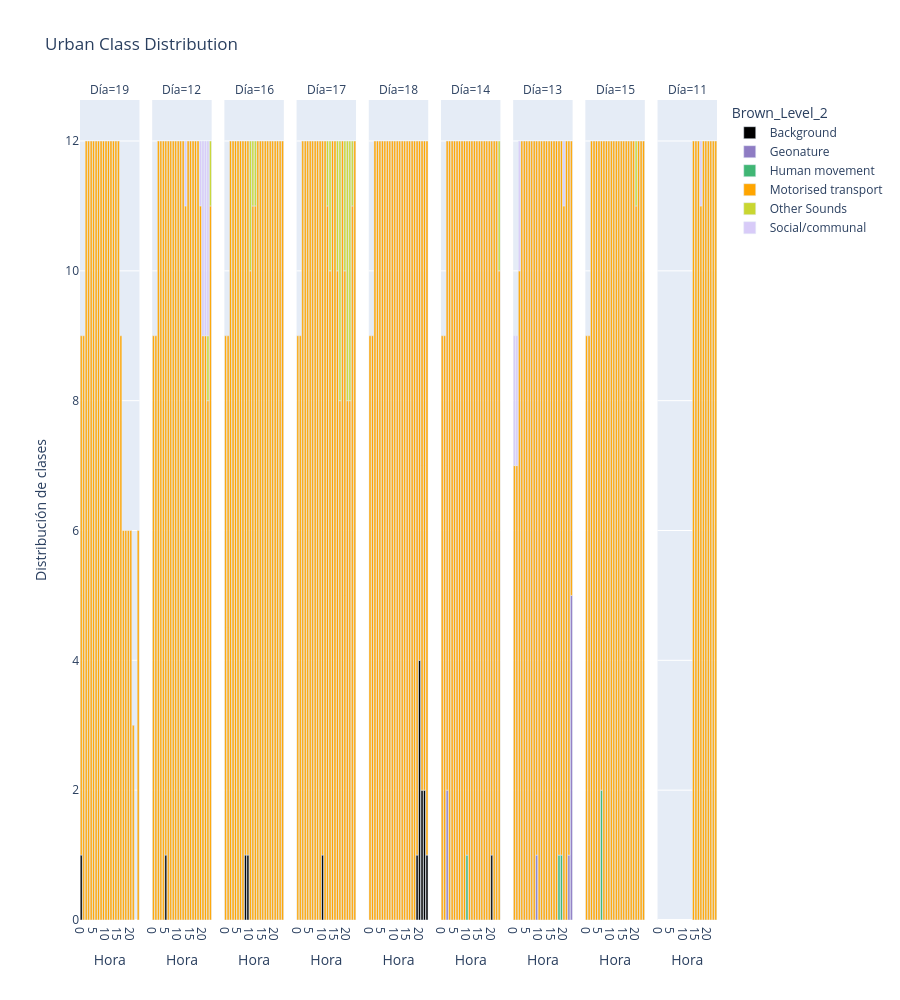

Write notebook code for a chart like this one.
### Code cell
dfg = df_explode.groupby(['Brown_Level_2', 'Hora', 'Día']).count().reset_index()
px.bar(dfg, 
    x='Hora',
    y='Distribución de clases',
    color='Brown_Level_2',
    title='Urban Class Distribution',
    color_discrete_sequence=px.colors.qualitative.Alphabet,
    facet_col='Día',
    # color pallet
    color_discrete_map=COLLOR_PALLET,
    height=1000,
    )

### Figure 1 — Plotly figure (JSON) as saved in the notebook; plotly's stock layout.template omitted (floating-point values rounded to 4 significant figures)
{"data": [{"alignmentgroup": "True", "hovertemplate": "Brown_Level_2=Background<br>Día=19<br>Hora=%{x}<br>Distribución de clases=%{y}<extra></extra>", "legendgroup": "Background", "marker": {"color": "#000000", "pattern": {"shape": ""}}, "name": "Background", "offsetgroup": "Background", "orientation": "v", "showlegend": true, "textposition": "auto", "type": "bar", "x": [0], "xaxis": "x", "y": [1], "yaxis": "y"}, {"alignmentgroup": "True", "hovertemplate": "Brown_Level_2=Background<br>Día=12<br>Hora=%{x}<br>Distribución de clases=%{y}<extra></extra>", "legendgroup": "Background", "marker": {"color": "#000000", "pattern": {"shape": ""}}, "name": "Background", "offsetgroup": "Background", "orientation": "v", "showlegend": false, "textposition": "auto", "type": "bar", "x": [5], "xaxis": "x2", "y": [1], "yaxis": "y2"}, {"alignmentgroup": "True", "hovertemplate": "Brown_Level_2=Background<br>Día=16<br>Hora=%{x}<br>Distribución de clases=%{y}<extra></extra>", "legendgroup": "Background", "marker": {"color": "#000000", "pattern": {"shape": ""}}, "name": "Background", "offsetgroup": "Background", "orientation": "v", "showlegend": false, "textposition": "auto", "type": "bar", "x": [8, 9], "xaxis": "x3", "y": [1, 1], "yaxis": "y3"}, {"alignmentgroup": "True", "hovertemplate": "Brown_Level_2=Background<br>Día=17<br>Hora=%{x}<br>Distribución de clases=%{y}<extra></extra>", "legendgroup": "Background", "marker": {"color": "#000000", "pattern": {"shape": ""}}, "name": "Background", "offsetgroup": "Background", "orientation": "v", "showlegend": false, "textposition": "auto", "type": "bar", "x": [10], "xaxis": "x4", "y": [1], "yaxis": "y4"}, {"alignmentgroup": "True", "hovertemplate": "Brown_Level_2=Background<br>Día=18<br>Hora=%{x}<br>Distribución de clases=%{y}<extra></extra>", "legendgroup": "Background", "marker": {"color": "#000000", "pattern": {"shape": ""}}, "name": "Background", "offsetgroup": "Background", "orientation": "v", "showlegend": false, "textposition": "auto", "type": "bar", "x": [19, 20, 21, 22, 23], "xaxis": "x5", "y": [1, 4, 2, 2, 1], "yaxis": "y5"}, {"alignmentgroup": "True", "hovertemplate": "Brown_Level_2=Background<br>Día=14<br>Hora=%{x}<br>Distribución de clases=%{y}<extra></extra>", "legendgroup": "Background", "marker": {"color": "#000000", "pattern": {"shape": ""}}, "name": "Background", "offsetgroup": "Background", "orientation": "v", "showlegend": false, "textposition": "auto", "type": "bar", "x": [20], "xaxis": "x6", "y": [1], "yaxis": "y6"}, {"alignmentgroup": "True", "hovertemplate": "Brown_Level_2=Geonature<br>Día=14<br>Hora=%{x}<br>Distribución de clases=%{y}<extra></extra>", "legendgroup": "Geonature", "marker": {"color": "#8e7cc3", "pattern": {"shape": ""}}, "name": "Geonature", "offsetgroup": "Geonature", "orientation": "v", "showlegend": true, "textposition": "auto", "type": "bar", "x": [2], "xaxis": "x6", "y": [2], "yaxis": "y6"}, {"alignmentgroup": "True", "hovertemplate": "Brown_Level_2=Geonature<br>Día=13<br>Hora=%{x}<br>Distribución de clases=%{y}<extra></extra>", "legendgroup": "Geonature", "marker": {"color": "#8e7cc3", "pattern": {"shape": ""}}, "name": "Geonature", "offsetgroup": "Geonature", "orientation": "v", "showlegend": false, "textposition": "auto", "type": "bar", "x": [9, 22, 23], "xaxis": "x7", "y": [1, 1, 5], "yaxis": "y7"}, {"alignmentgroup": "True", "hovertemplate": "Brown_Level_2=Human movement<br>Día=14<br>Hora=%{x}<br>Distribución de clases=%{y}<extra></extra>", "legendgroup": "Human movement", "marker": {"color": "#40b674", "pattern": {"shape": ""}}, "name": "Human movement", "offsetgroup": "Human movement", "orientation": "v", "showlegend": true, "textposition": "auto", "type": "bar", "x": [10], "xaxis": "x6", "y": [1], "yaxis": "y6"}, {"alignmentgroup": "True", "hovertemplate": "Brown_Level_2=Human movement<br>Día=13<br>Hora=%{x}<br>Distribución de clases=%{y}<extra></extra>", "legendgroup": "Human movement", "marker": {"color": "#40b674", "pattern": {"shape": ""}}, "name": "Human movement", "offsetgroup": "Human movement", "orientation": "v", "showlegend": false, "textposition": "auto", "type": "bar", "x": [18, 19], "xaxis": "x7", "y": [1, 1], "yaxis": "y7"}, {"alignmentgroup": "True", "hovertemplate": "Brown_Level_2=Human movement<br>Día=15<br>Hora=%{x}<br>Distribución de clases=%{y}<extra></extra>", "legendgroup": "Human movement", "marker": {"color": "#40b674", "pattern": {"shape": ""}}, "name": "Human movement", "offsetgroup": "Human movement", "orientation": "v", "showlegend": false, "textposition": "auto", "type": "bar", "x": [6], "xaxis": "x8", "y": [2], "yaxis": "y8"}, {"alignmentgroup": "True", "hovertemplate": "Brown_Level_2=Motorised transport<br>Día=19<br>Hora=%{x}<br>Distribución de clases=%{y}<extra></extra>", "legendgroup": "Motorised transport", "marker": {"color": "#ffa500", "pattern": {"shape": ""}}, "name": "Motorised transport", "offsetgroup": "Motorised transport", "orientation": "v", "showlegend": true, "textposition": "auto", "type": "bar", "x": [0, 1, 2, 3, 4, 5, 6, 7, 8, 9, 10, 11, 12, 13, 14, 15, 16, 17, 18, 19, 20, 21, 23], "xaxis": "x", "y": [8, 9, 12, 12, 12, 12, 12, 12, 12, 12, 12, 12, 12, 12, 12, 12, 9, 6, 6, 6, 6, 3, 6], "yaxis": "y"}, {"alignmentgroup": "True", "hovertemplate": "Brown_Level_2=Motorised transport<br>Día=12<br>Hora=%{x}<br>Distribución de clases=%{y}<extra></extra>", "legendgroup": "Motorised transport", "marker": {"color": "#ffa500", "pattern": {"shape": ""}}, "name": "Motorised transport", "offsetgroup": "Motorised transport", "orientation": "v", "showlegend": false, "textposition": "auto", "type": "bar", "x": [0, 1, 2, 3, 4, 5, 6, 7, 8, 9, 10, 11, 12, 13, 14, 15, 16, 17, 18, 19, 20, 21, 22, 23], "xaxis": "x2", "y": [9, 9, 12, 12, 12, 11, 12, 12, 12, 12, 12, 12, 12, 11, 12, 12, 12, 12, 12, 11, 9, 9, 8, 11], "yaxis": "y2"}, {"alignmentgroup": "True", "hovertemplate": "Brown_Level_2=Motorised transport<br>Día=16<br>Hora=%{x}<br>Distribución de clases=%{y}<extra></extra>", "legendgroup": "Motorised transport", "marker": {"color": "#ffa500", "pattern": {"shape": ""}}, "name": "Motorised transport", "offsetgroup": "Motorised transport", "orientation": "v", "showlegend": false, "textposition": "auto", "type": "bar", "x": [0, 1, 2, 3, 4, 5, 6, 7, 8, 9, 10, 11, 12, 13, 14, 15, 16, 17, 18, 19, 20, 21, 22, 23], "xaxis": "x3", "y": [9, 9, 12, 12, 12, 12, 12, 12, 11, 11, 10, 11, 11, 12, 12, 12, 12, 12, 12, 12, 12, 12, 12, 12], "yaxis": "y3"}, {"alignmentgroup": "True", "hovertemplate": "Brown_Level_2=Motorised transport<br>Día=17<br>Hora=%{x}<br>Distribución de clases=%{y}<extra></extra>", "legendgroup": "Motorised transport", "marker": {"color": "#ffa500", "pattern": {"shape": ""}}, "name": "Motorised transport", "offsetgroup": "Motorised transport", "orientation": "v", "showlegend": false, "textposition": "auto", "type": "bar", "x": [0, 1, 2, 3, 4, 5, 6, 7, 8, 9, 10, 11, 12, 13, 14, 15, 16, 17, 18, 19, 20, 21, 22, 23], "xaxis": "x4", "y": [9, 9, 12, 12, 12, 12, 12, 12, 12, 12, 11, 12, 11, 10, 12, 12, 10, 8, 12, 10, 8, 8, 11, 12], "yaxis": "y4"}, {"alignmentgroup": "True", "hovertemplate": "Brown_Level_2=Motorised transport<br>Día=18<br>Hora=%{x}<br>Distribución de clases=%{y}<extra></extra>", "legendgroup": "Motorised transport", "marker": {"color": "#ffa500", "pattern": {"shape": ""}}, "name": "Motorised transport", "offsetgroup": "Motorised transport", "orientation": "v", "showlegend": false, "textposition": "auto", "type": "bar", "x": [0, 1, 2, 3, 4, 5, 6, 7, 8, 9, 10, 11, 12, 13, 14, 15, 16, 17, 18, 19, 20, 21, 22, 23], "xaxis": "x5", "y": [9, 9, 12, 12, 12, 12, 12, 12, 12, 12, 12, 12, 12, 12, 12, 12, 12, 12, 12, 11, 8, 10, 10, 11], "yaxis": "y5"}, {"alignmentgroup": "True", "hovertemplate": "Brown_Level_2=Motorised transport<br>Día=14<br>Hora=%{x}<br>Distribución de clases=%{y}<extra></extra>", "legendgroup": "Motorised transport", "marker": {"color": "#ffa500", "pattern": {"shape": ""}}, "name": "Motorised transport", "offsetgroup": "Motorised transport", "orientation": "v", "showlegend": false, "textposition": "auto", "type": "bar", "x": [0, 1, 2, 3, 4, 5, 6, 7, 8, 9, 10, 11, 12, 13, 14, 15, 16, 17, 18, 19, 20, 21, 22, 23], "xaxis": "x6", "y": [9, 9, 10, 12, 12, 12, 12, 12, 12, 12, 11, 12, 12, 12, 12, 12, 12, 12, 12, 12, 11, 12, 12, 10], "yaxis": "y6"}, {"alignmentgroup": "True", "hovertemplate": "Brown_Level_2=Motorised transport<br>Día=13<br>Hora=%{x}<br>Distribución de clases=%{y}<extra></extra>", "legendgroup": "Motorised transport", "marker": {"color": "#ffa500", "pattern": {"shape": ""}}, "name": "Motorised transport", "offsetgroup": "Motorised transport", "orientation": "v", "showlegend": false, "textposition": "auto", "type": "bar", "x": [0, 1, 2, 3, 4, 5, 6, 7, 8, 9, 10, 11, 12, 13, 14, 15, 16, 17, 18, 19, 20, 21, 22, 23], "xaxis": "x7", "y": [7, 7, 10, 12, 12, 12, 12, 12, 12, 11, 12, 12, 12, 12, 12, 12, 12, 12, 11, 11, 11, 12, 11, 7], "yaxis": "y7"}, {"alignmentgroup": "True", "hovertemplate": "Brown_Level_2=Motorised transport<br>Día=15<br>Hora=%{x}<br>Distribución de clases=%{y}<extra></extra>", "legendgroup": "Motorised transport", "marker": {"color": "#ffa500", "pattern": {"shape": ""}}, "name": "Motorised transport", "offsetgroup": "Motorised transport", "orientation": "v", "showlegend": false, "textposition": "auto", "type": "bar", "x": [0, 1, 2, 3, 4, 5, 6, 7, 8, 9, 10, 11, 12, 13, 14, 15, 16, 17, 18, 19, 20, 21, 22, 23], "xaxis": "x8", "y": [9, 9, 12, 12, 12, 12, 10, 12, 12, 12, 12, 12, 12, 12, 12, 12, 12, 12, 12, 12, 11, 12, 12, 12], "yaxis": "y8"}, {"alignmentgroup": "True", "hovertemplate": "Brown_Level_2=Motorised transport<br>Día=11<br>Hora=%{x}<br>Distribución de clases=%{y}<extra></extra>", "legendgroup": "Motorised transport", "marker": {"color": "#ffa500", "pattern": {"shape": ""}}, "name": "Motorised transport", "offsetgroup": "Motorised transport", "orientation": "v", "showlegend": false, "textposition": "auto", "type": "bar", "x": [14, 15, 16, 17, 18, 19, 20, 21, 22, 23], "xaxis": "x9", "y": [12, 12, 12, 11, 12, 12, 12, 12, 12, 12], "yaxis": "y9"}, {"alignmentgroup": "True", "hovertemplate": "Brown_Level_2=Other Sounds<br>Día=12<br>Hora=%{x}<br>Distribución de clases=%{y}<extra></extra>", "legendgroup": "Other Sounds", "marker": {"color": "#c9d631", "pattern": {"shape": ""}}, "name": "Other Sounds", "offsetgroup": "Other Sounds", "orientation": "v", "showlegend": true, "textposition": "auto", "type": "bar", "x": [22, 23], "xaxis": "x2", "y": [1, 1], "yaxis": "y2"}, {"alignmentgroup": "True", "hovertemplate": "Brown_Level_2=Other Sounds<br>Día=16<br>Hora=%{x}<br>Distribución de clases=%{y}<extra></extra>", "legendgroup": "Other Sounds", "marker": {"color": "#c9d631", "pattern": {"shape": ""}}, "name": "Other Sounds", "offsetgroup": "Other Sounds", "orientation": "v", "showlegend": false, "textposition": "auto", "type": "bar", "x": [10, 11, 12], "xaxis": "x3", "y": [2, 1, 1], "yaxis": "y3"}, {"alignmentgroup": "True", "hovertemplate": "Brown_Level_2=Other Sounds<br>Día=17<br>Hora=%{x}<br>Distribución de clases=%{y}<extra></extra>", "legendgroup": "Other Sounds", "marker": {"color": "#c9d631", "pattern": {"shape": ""}}, "name": "Other Sounds", "offsetgroup": "Other Sounds", "orientation": "v", "showlegend": false, "textposition": "auto", "type": "bar", "x": [12, 13, 16, 17, 19, 20, 21, 22], "xaxis": "x4", "y": [1, 2, 2, 4, 2, 4, 4, 1], "yaxis": "y4"}, {"alignmentgroup": "True", "hovertemplate": "Brown_Level_2=Other Sounds<br>Día=14<br>Hora=%{x}<br>Distribución de clases=%{y}<extra></extra>", "legendgroup": "Other Sounds", "marker": {"color": "#c9d631", "pattern": {"shape": ""}}, "name": "Other Sounds", "offsetgroup": "Other Sounds", "orientation": "v", "showlegend": false, "textposition": "auto", "type": "bar", "x": [23], "xaxis": "x6", "y": [2], "yaxis": "y6"}, {"alignmentgroup": "True", "hovertemplate": "Brown_Level_2=Other Sounds<br>Día=15<br>Hora=%{x}<br>Distribución de clases=%{y}<extra></extra>", "legendgroup": "Other Sounds", "marker": {"color": "#c9d631", "pattern": {"shape": ""}}, "name": "Other Sounds", "offsetgroup": "Other Sounds", "orientation": "v", "showlegend": false, "textposition": "auto", "type": "bar", "x": [20], "xaxis": "x8", "y": [1], "yaxis": "y8"}, {"alignmentgroup": "True", "hovertemplate": "Brown_Level_2=Social/communal<br>Día=12<br>Hora=%{x}<br>Distribución de clases=%{y}<extra></extra>", "legendgroup": "Social/communal", "marker": {"color": "#d8cbf8", "pattern": {"shape": ""}}, "name": "Social/communal", "offsetgroup": "Social/communal", "orientation": "v", "showlegend": true, "textposition": "auto", "type": "bar", "x": [13, 19, 20, 21, 22], "xaxis": "x2", "y": [1, 1, 3, 3, 3], "yaxis": "y2"}, {"alignmentgroup": "True", "hovertemplate": "Brown_Level_2=Social/communal<br>Día=13<br>Hora=%{x}<br>Distribución de clases=%{y}<extra></extra>", "legendgroup": "Social/communal", "marker": {"color": "#d8cbf8", "pattern": {"shape": ""}}, "name": "Social/communal", "offsetgroup": "Social/communal", "orientation": "v", "showlegend": false, "textposition": "auto", "type": "bar", "x": [0, 1, 2, 20], "xaxis": "x7", "y": [2, 2, 2, 1], "yaxis": "y7"}, {"alignmentgroup": "True", "hovertemplate": "Brown_Level_2=Social/communal<br>Día=11<br>Hora=%{x}<br>Distribución de clases=%{y}<extra></extra>", "legendgroup": "Social/communal", "marker": {"color": "#d8cbf8", "pattern": {"shape": ""}}, "name": "Social/communal", "offsetgroup": "Social/communal", "orientation": "v", "showlegend": false, "textposition": "auto", "type": "bar", "x": [17], "xaxis": "x9", "y": [1], "yaxis": "y9"}], "layout": {"annotations": [{"font": {}, "showarrow": false, "text": "Día=19", "x": 0.04667, "xanchor": "center", "xref": "paper", "y": 1, "yanchor": "bottom", "yref": "paper"}, {"font": {}, "showarrow": false, "text": "Día=12", "x": 0.16, "xanchor": "center", "xref": "paper", "y": 1, "yanchor": "bottom", "yref": "paper"}, {"font": {}, "showarrow": false, "text": "Día=16", "x": 0.2733, "xanchor": "center", "xref": "paper", "y": 1, "yanchor": "bottom", "yref": "paper"}, {"font": {}, "showarrow": false, "text": "Día=17", "x": 0.3867, "xanchor": "center", "xref": "paper", "y": 1, "yanchor": "bottom", "yref": "paper"}, {"font": {}, "showarrow": false, "text": "Día=18", "x": 0.5, "xanchor": "center", "xref": "paper", "y": 1, "yanchor": "bottom", "yref": "paper"}, {"font": {}, "showarrow": false, "text": "Día=14", "x": 0.6133, "xanchor": "center", "xref": "paper", "y": 1, "yanchor": "bottom", "yref": "paper"}, {"font": {}, "showarrow": false, "text": "Día=13", "x": 0.7267, "xanchor": "center", "xref": "paper", "y": 1, "yanchor": "bottom", "yref": "paper"}, {"font": {}, "showarrow": false, "text": "Día=15", "x": 0.84, "xanchor": "center", "xref": "paper", "y": 1, "yanchor": "bottom", "yref": "paper"}, {"font": {}, "showarrow": false, "text": "Día=11", "x": 0.9533, "xanchor": "center", "xref": "paper", "y": 1, "yanchor": "bottom", "yref": "paper"}], "barmode": "relative", "height": 1000, "legend": {"title": {"text": "Brown_Level_2"}, "tracegroupgap": 0}, "title": {"text": "Urban Class Distribution"}, "xaxis": {"anchor": "y", "domain": [0, 0.09333], "title": {"text": "Hora"}}, "xaxis2": {"anchor": "y2", "domain": [0.1133, 0.2067], "matches": "x", "title": {"text": "Hora"}}, "xaxis3": {"anchor": "y3", "domain": [0.2267, 0.32], "matches": "x", "title": {"text": "Hora"}}, "xaxis4": {"anchor": "y4", "domain": [0.34, 0.4333], "matches": "x", "title": {"text": "Hora"}}, "xaxis5": {"anchor": "y5", "domain": [0.4533, 0.5467], "matches": "x", "title": {"text": "Hora"}}, "xaxis6": {"anchor": "y6", "domain": [0.5667, 0.66], "matches": "x", "title": {"text": "Hora"}}, "xaxis7": {"anchor": "y7", "domain": [0.68, 0.7733], "matches": "x", "title": {"text": "Hora"}}, "xaxis8": {"anchor": "y8", "domain": [0.7933, 0.8867], "matches": "x", "title": {"text": "Hora"}}, "xaxis9": {"anchor": "y9", "domain": [0.9067, 1], "matches": "x", "title": {"text": "Hora"}}, "yaxis": {"anchor": "x", "domain": [0, 1], "title": {"text": "Distribución de clases"}}, "yaxis2": {"anchor": "x2", "domain": [0, 1], "matches": "y", "showticklabels": false}, "yaxis3": {"anchor": "x3", "domain": [0, 1], "matches": "y", "showticklabels": false}, "yaxis4": {"anchor": "x4", "domain": [0, 1], "matches": "y", "showticklabels": false}, "yaxis5": {"anchor": "x5", "domain": [0, 1], "matches": "y", "showticklabels": false}, "yaxis6": {"anchor": "x6", "domain": [0, 1], "matches": "y", "showticklabels": false}, "yaxis7": {"anchor": "x7", "domain": [0, 1], "matches": "y", "showticklabels": false}, "yaxis8": {"anchor": "x8", "domain": [0, 1], "matches": "y", "showticklabels": false}, "yaxis9": {"anchor": "x9", "domain": [0, 1], "matches": "y", "showticklabels": false}}}
